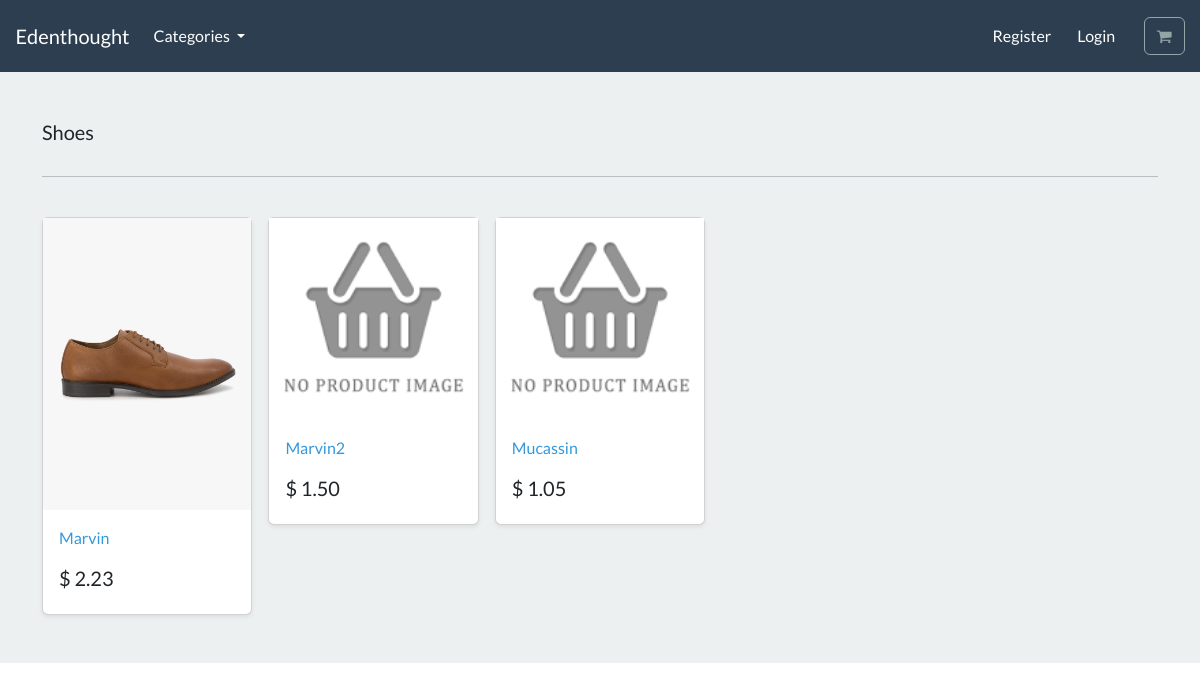
Screenshot of /category/shoes/ with the database file from the repository.
### store/models.py (models this page shows, shortened)
class Category(models.Model):
    name = models.CharField(
        max_length=250,
        db_index=True,
        help_text="Enter Category Name",
        verbose_name="Category Name",
    )
    slug = models.SlugField(max_length=250, unique=True)
    class Meta:
        ordering = ("name",)
        verbose_name_plural = "categories"
    def get_absolute_url(self):
        return reverse("list_category", args=[self.slug])

class Product(models.Model):
    category = models.ForeignKey(Category, on_delete=models.CASCADE,null=True)
    title = models.CharField(max_length=250)
    slug = models.SlugField(max_length=250, unique=True)
    image = models.ImageField(upload_to="images/%Y/%m/%d/",default="default.png", blank=True)
    description = models.TextField(blank=True)
    price = models.DecimalField(max_digits=4, decimal_places=2)
    discount = models.DecimalField(
        max_digits=4, decimal_places=2, default=Decimal("0.00")
    )
    available = models.BooleanField(default=True)
    class Meta:
        ordering = ("title",)
        verbose_name_plural = "products"
    def get_absolute_url(self):
        return reverse("product_info", args=[self.slug])

### store/views.py (the view)
# urls.py: path("category/<slug:category_slug>/", views.list_category, name="list_category"),
def list_category(request, category_slug=None):
    category = get_object_or_404(Category, slug=category_slug)
    products = Product.objects.filter(category=category)
    context = {'category': category, 'products': products}
    return render(request, 'store/list_category.html', context)

### cart/context_processors.py (called while the page is built)
def cart(request):
    return {'cart':Cart(request)}

### store/views.py (called while the page is built)
def category(request):
    all_category = Category.objects.all()
    return {'all_category': all_category}

### store/templates/store/list_category.html
{% extends "base.html" %}
{% load static %}
{% block content %}
<main>
  <div class="album py-5 bg-light">
    <div class="container">
      <div class="pb-3 h5"> {{ category.name|capfirst }} </div>
      <hr>
      <br>
      <div class="row row-cols-1 row-cols-sm-2 row-cols-md-5 g-3">
{% for product in products %}
        <div class="col">
          <div class="card shadow-sm">
          <img class="img-fluid" alt="Responsive image" src="{{ product.image.url}}">
            <div class="card-body">
              <p class="card-text">
                <a class="text-info text-decoration-none" href="{{ product.get_absolute_url }}"> {{ product.title }} </a>
              </p>
              <div class="d-flex justify-content-between align-items-center">
                <h5> $ {{ product.price }} </h5>
              </div>
            </div>
          </div>
        </div>
{% endfor %}
      </div>
    </div>
  </div>
</main>
{% endblock %}

### rows the page displays
Category: name "Shoes"
Product: image (picture), title "Marvin", price "2.23"
Product: image (placeholder picture), title "Marvin2", price "1.50"
Product: image (placeholder picture), title "Mucassin", price "1.05"
